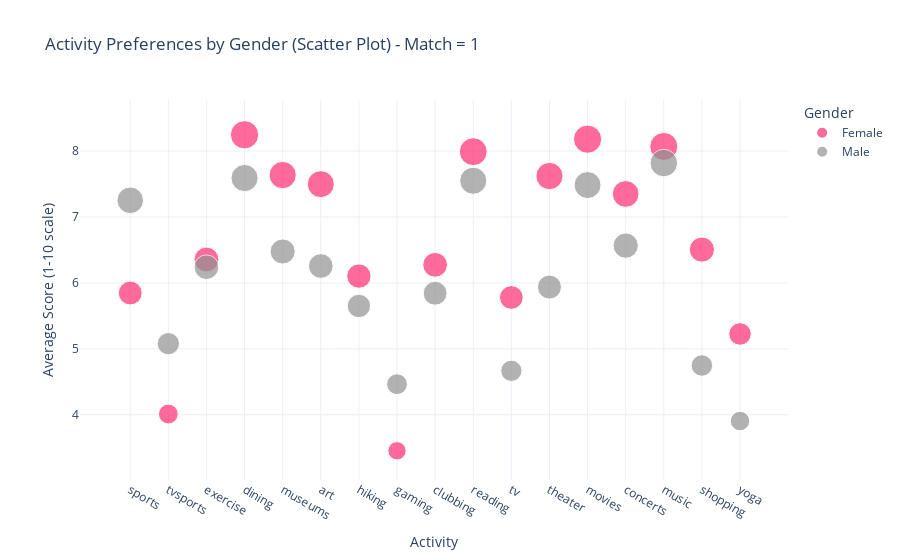

The notebook cell saved with this chart:
### Code cell
# Filtrer les données où match = 1
df_match_1 = df[df['match'] == 1].copy()  # Use .copy() to avoid modifying a slice of the original DataFrame

# Vérifier que 'gender' ne contient que 0 (Female) et 1 (Male)
df_match_1.loc[:, 'gender'] = df_match_1['gender'].apply(lambda x: 0 if x == 0 else 1)

# Sélectionner les colonnes d'activités et les regrouper par genre pour obtenir la moyenne
columns_of_interest = ['sports', 'tvsports', 'exercise', 'dining', 'museums', 'art', 'hiking', 'gaming', 'clubbing',
                       'reading', 'tv', 'theater', 'movies', 'concerts', 'music', 'shopping', 'yoga']

# Calculer la moyenne des réponses pour chaque genre
activity_by_gender = df_match_1.groupby('gender')[columns_of_interest].mean().reset_index()

# Remplacer 0 par 'Female' et 1 par 'Male' dans la colonne 'gender'
activity_by_gender['gender'] = activity_by_gender['gender'].replace({0: 'Female', 1: 'Male'})

# Transformer les données pour les adapter au scatter plot (melt)
activity_melted = pd.melt(activity_by_gender, id_vars='gender', var_name='Activity', value_name='Average Score')

# Créer le scatter plot interactif avec un fond blanc et les couleurs personnalisées
custom_colors = ['#FD2C72', '#929292']  # Rose pour Female, gris pour Male

fig = px.scatter(activity_melted, x='Activity', y='Average Score', color='gender',
                 title='Activity Preferences by Gender (Scatter Plot) - Match = 1',
                 labels={'gender': 'Gender', 'Average Score': 'Average Score (1-10 scale)'},
                 hover_name='Activity', 
                 size='Average Score', 
                 template='plotly_white',  # Fond blanc
                 color_discrete_sequence=custom_colors)  # Couleurs personnalisées

# Afficher le graphique interactif
fig.show()

### Figure 1 — Plotly figure (JSON) as saved in the notebook; plotly's stock layout.template omitted (floating-point values rounded to 4 significant figures)
{"data": [{"hovertemplate": "<b>%{hovertext}</b><br><br>Gender=Female<br>Activity=%{x}<br>Average Score (1-10 scale)=%{marker.size}<extra></extra>", "hovertext": ["sports", "tvsports", "exercise", "dining", "museums", "art", "hiking", "gaming", "clubbing", "reading", "tv", "theater", "movies", "concerts", "music", "shopping", "yoga"], "legendgroup": "Female", "marker": {"color": "#FD2C72", "size": [5.847, 4.012, 6.356, 8.247, 7.637, 7.499, 6.104, 3.454, 6.275, 7.991, 5.779, 7.622, 8.181, 7.35, 8.071, 6.506, 5.226], "sizemode": "area", "sizeref": 0.02062, "symbol": "circle"}, "mode": "markers", "name": "Female", "orientation": "v", "showlegend": true, "type": "scatter", "x": ["sports", "tvsports", "exercise", "dining", "museums", "art", "hiking", "gaming", "clubbing", "reading", "tv", "theater", "movies", "concerts", "music", "shopping", "yoga"], "xaxis": "x", "y": [5.847, 4.012, 6.356, 8.247, 7.637, 7.499, 6.104, 3.454, 6.275, 7.991, 5.779, 7.622, 8.181, 7.35, 8.071, 6.506, 5.226], "yaxis": "y"}, {"hovertemplate": "<b>%{hovertext}</b><br><br>Gender=Male<br>Activity=%{x}<br>Average Score (1-10 scale)=%{marker.size}<extra></extra>", "hovertext": ["sports", "tvsports", "exercise", "dining", "museums", "art", "hiking", "gaming", "clubbing", "reading", "tv", "theater", "movies", "concerts", "music", "shopping", "yoga"], "legendgroup": "Male", "marker": {"color": "#929292", "size": [7.254, 5.079, 6.239, 7.591, 6.477, 6.257, 5.651, 4.464, 5.844, 7.55, 4.667, 5.937, 7.485, 6.566, 7.819, 4.747, 3.905], "sizemode": "area", "sizeref": 0.02062, "symbol": "circle"}, "mode": "markers", "name": "Male", "orientation": "v", "showlegend": true, "type": "scatter", "x": ["sports", "tvsports", "exercise", "dining", "museums", "art", "hiking", "gaming", "clubbing", "reading", "tv", "theater", "movies", "concerts", "music", "shopping", "yoga"], "xaxis": "x", "y": [7.254, 5.079, 6.239, 7.591, 6.477, 6.257, 5.651, 4.464, 5.844, 7.55, 4.667, 5.937, 7.485, 6.566, 7.819, 4.747, 3.905], "yaxis": "y"}], "layout": {"legend": {"itemsizing": "constant", "title": {"text": "Gender"}, "tracegroupgap": 0}, "title": {"text": "Activity Preferences by Gender (Scatter Plot) - Match = 1"}, "xaxis": {"anchor": "y", "domain": [0, 1], "title": {"text": "Activity"}}, "yaxis": {"anchor": "x", "domain": [0, 1], "title": {"text": "Average Score (1-10 scale)"}}}}
